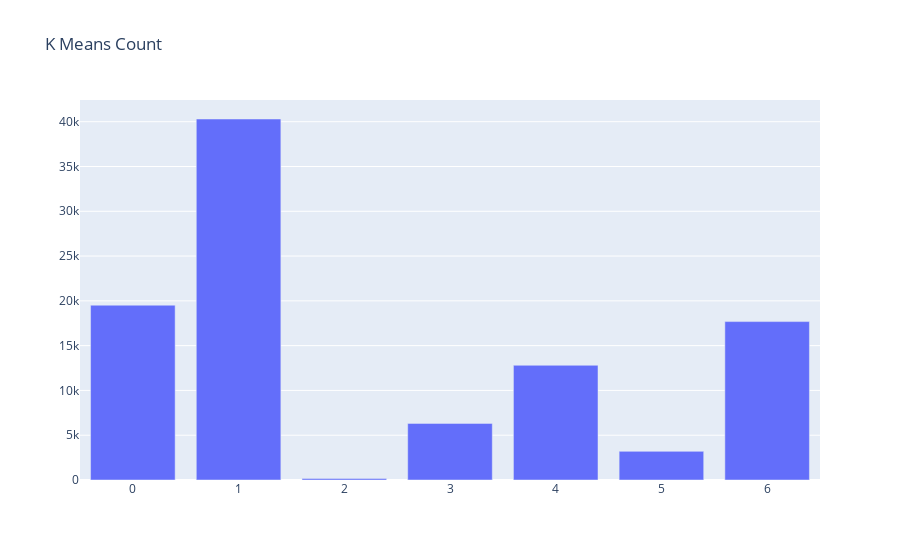

The cell this chart's notebook holds for it:
### Code cell
from plotly.offline import plot

import pandas as pd



p = predictions.groupby('prediction').count()
q = p.toPandas() 


import plotly.graph_objects as go
fig = go.Figure(
    data=[go.Bar(x=q['prediction'],y=q['count'])],
    layout_title_text="K Means Count"
)
fig.show()

### Figure 1 — Plotly figure (JSON) as saved in the notebook; plotly's stock layout.template omitted (floating-point values rounded to 4 significant figures)
{"data": [{"type": "bar", "x": [1, 6, 3, 5, 4, 2, 0], "y": [40303, 17685, 6321, 3197, 12807, 171, 19516]}], "layout": {"title": {"text": "K Means Count"}}}
